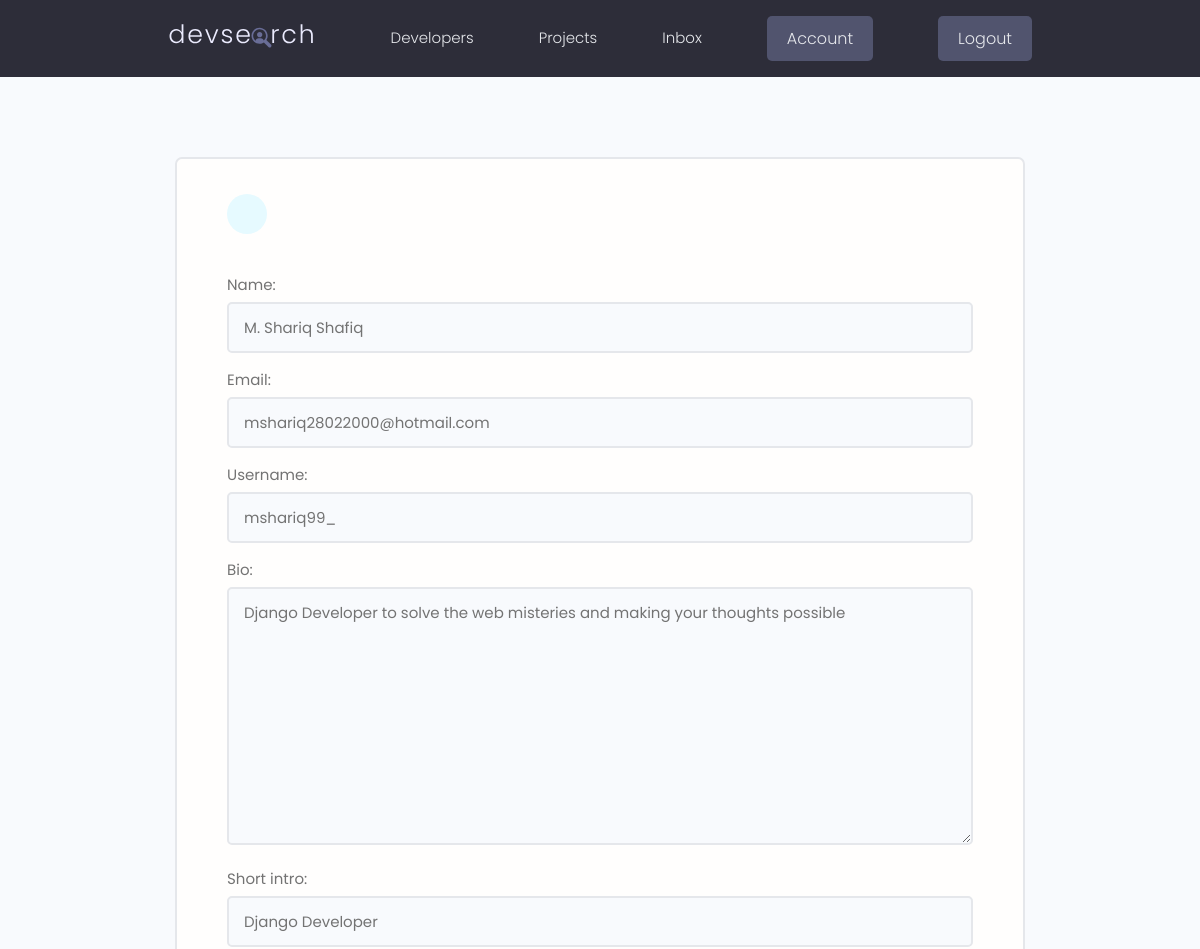
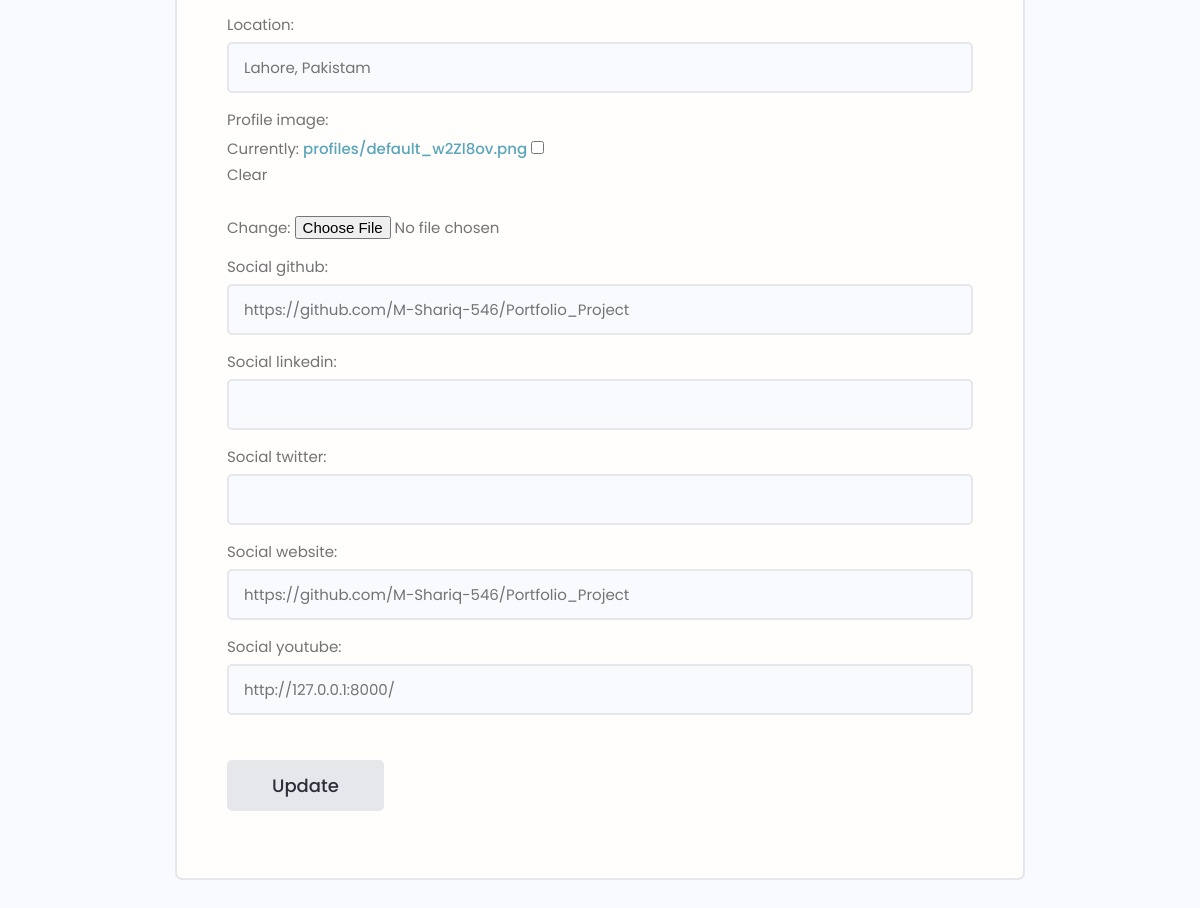
The app's page /users/update_account_info/ (signed in) with its own data (2 pictures, top to bottom).
### users_info/models.py (models this page shows, shortened)
class Profile(models.Model):
    user = models.OneToOneField(User , on_delete=models.CASCADE , null=True , blank= True)
    name = models.CharField(max_length=200, blank=True, null=True)
    username = models.CharField(max_length=200, blank=True, null=True)
    email = models.EmailField(max_length=500 , null=True , blank=True)
    bio = models.TextField(blank=True , null=True)
    short_intro = models.CharField(max_length=200, blank=True , null=True)
    location = models.CharField(max_length=200, blank=True , null=True)
    profile_image = models.ImageField(blank=True , null=True , upload_to='profiles/' , default='profiles/default.png')
    social_github = models.CharField(max_length=200, blank=True, null=True)
    social_twitter = models.CharField(max_length=200, blank=True, null=True)
    social_linkedin = models.CharField(max_length=200, blank=True, null=True)
    social_youtube = models.CharField(max_length=200 , blank=True , null=True)
    social_website = models.CharField(max_length=200 , blank=True , null=True)
    id = models.IntegerField(primary_key=True, editable=False)
    class Meta:
        ordering = ['name']

### users_info/views.py (the view)
# urls.py: path('update_account_info/' , views.userUpdate , name='update_account'),
@login_required(login_url='login')
def userUpdate(request):
    profile = request.user.profile
    form = ProfileForm(instance=profile)
    if request.method=="POST":
        form = ProfileForm(request.POST , request.FILES , instance = profile)
        if form.is_valid():
            form.save()
            messages.success(request , "Profile Updated successfully!")
            return redirect('account')
    context = {
        'form':form,
    }
    return render(request, 'users/account_update.html' , context)

### users_info/forms.py
class ProfileForm(ModelForm):
    class Meta:
        model = Profile
        fields = ['name' , 'email' , 'username' , 'bio', 'short_intro' , 'location' ,
              'profile_image' , 'social_github' , 'social_linkedin' , 'social_twitter' , 'social_website' , 'social_youtube']
    def __init__(self, *args, **kwargs):
        super(ProfileForm,self).__init__(*args ,**kwargs)
        for name , field in self.fields.items():
            field.widget.attrs.update({'class':'input'})

### users_info/templates/users/account_update.html (shortened to what this page needs)
{% extends 'base.html' %}
{% block content %}
{% load static %}
    <main class="formPage my-xl">
        <div class="content-box">
            <div class="formWrapper">
                <a class="backButton" href="#"></a>
                <br>
                <form class="form" method="POST" enctype="multipart/form-data">
                    {% for field in form %}
                    <div class="form__field">
                        <label for="formInput#text">{{ field.label }}: </label>
                        {{field}}
                    </div>
                    {% endfor %}
                    <a href='{% url "account" %}'><button class="btn btn-- sub btn--lg  my-md" type="submit" >Update</button></a>
                </form>
            </div>
        </div>
    </main>
{% endblock %}

### static/styles/app.css (style rules this page uses)
:root { --color-sub: #2d2d39; }
.content-box { width: 95%; max-width: 85rem; margin: 0 auto; }
.backButton { background: var(--color-main-light); color: var(--color-main); width: 4rem; height: 4rem; display: flex; align-items: center; justify-content: center; border-radius: 50%; }
.formPage .formWrapper { list-style: none; background: var(--color-white); padding: 3.5rem 5rem; border: 2px solid var(--color-light); border-radius: 0.7rem; }

### static/uikit/styles/modules/_variables.css (style rules this page uses)
:root { --color-main: #5aa5b9; --color-main-light: #e6faff; --color-sub: #3f4156; --color-sub-light: #51546e; --color-sub-lighter: #ededfd; --color-text: #737373; --color-gray: #8b8b8b; --color-light: #e5e7eb; --color-light-gray: #767676; --color-bg: #f8fafd; --color-white: #fffefd; --color-white-light: #f3f3f3; --color-success: #359e64; --color-success-bg: #def8e8; --color-error: #fc4b0b; --color-error-bg: #fff2ee; --font-base: 'Poppins', arial, helvetica, 'Segoe UI', roboto, ubuntu, sans-serif; --font-monospace: 'Fira Code', 'Courier New', courier, monospace; --font-regular: 300; --font-medium: 500; --font-bold: 700; --generic-shadow: 1px 1px 5px #00000010; --generic-transition: all 0.3s ease-in-out; }

### static/uikit/styles/modules/_base.css (style rules this page uses)
* { margin: 0; padding: 0; box-sizing: border-box; text-rendering: optimizeLegibility; color: inherit; font-size: inherit; }
html { font-size: 50%; }
@media only screen and (min-width: 480px) { html { font-size: 56.25%; } }
@media only screen and (min-width: 1200px) { html { font-size: 62.5%; } }
body { line-height: 1.6; font-weight: 400; font-size: 1.5rem; color: var(--color-text); background-color: var(--color-bg); min-height: 100vh; }

### static/uikit/styles/modules/_typography.css (style rules this page uses)
* { font-family: var(--font-base); }
a { padding-bottom: 2px; text-decoration: none; display: inline-block; color: var(--color-main); font-weight: var(--font-medium); }

### static/uikit/styles/modules/_utilities.css (style rules this page uses)
.my-md { margin: 3rem auto; }
.my-xl { margin: 8rem auto; }

### static/uikit/styles/modules/_button.css (style rules this page uses)
.btn { display: inline-block; position: relative; cursor: pointer; background-color: var(--color-light); font-weight: var(--font-medium); color: var(--color-sub); text-decoration: none; padding: 1rem 2rem; border-radius: 0.5rem; border: none; width: -webkit-fit-content; width: -moz-fit-content; width: fit-content; height: -webkit-fit-content; height: -moz-fit-content; height: fit-content; font-size: 1.6rem; outline-width: 0; outline-color: transparent; -webkit-backface-visibility: hidden; backface-visibility: hidden; transition: all 0.3s ease-in-out; }
.btn--lg { font-size: 1.8rem; padding: 1.2rem 4.5rem; }

### static/uikit/styles/modules/_form.css (style rules this page uses)
.form { display: block; }
.form__field { margin-top: 1.5rem; margin-bottom: 1.5rem; }
.form__label, .form__field > label { display: block; margin-bottom: 0.5rem; color: var(--color-text); }
input.input[type='text'], input.input[type='email'], input.input[type='password'], input.input[type='number'], select.input, textarea.input { min-width: 24rem; width: 100%; padding: 1.2rem 1.5rem; border-radius: 0.5rem; border: 2px solid var(--color-light); transition: all 0.3s ease-in-out; background-color: var(--color-bg); }

### records on screen
Profile: form "M. Shariq Shafiq" "mshariq28022000@hotmail.com" "mshariq99_" "Django Developer to solve the web misteries and making your thoughts possible" "Django Developer" "Lahore, Pakistam" "https://github.com/M-Shariq-546/Portfolio_Project" "https://github.com/M-Shariq-546/Portfolio_Project" "http://127.0.0.1:8000/"

### other values on screen
{{ field.label }} "Name" "Email" "Username" "Bio" "Short intro" "Location" "Profile image" "Social github" "Social linkedin" "Social twitter" "Social website" "Social youtube"
